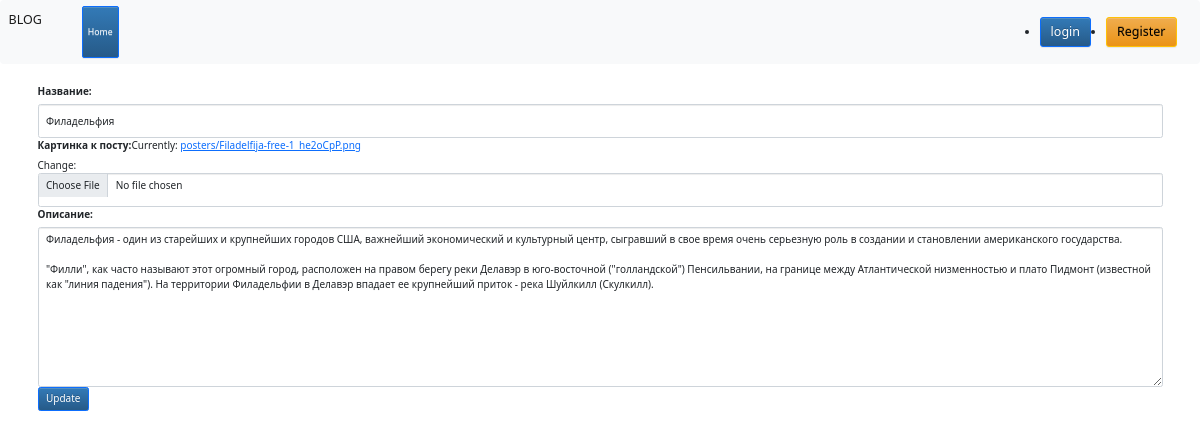
Page /update/4 on the committed database.
### test3/models.py (models this page shows, shortened)
class Post(models.Model):
    author = models.ForeignKey(User, on_delete=models.CASCADE, verbose_name='Автор', blank=True, null=True)
    name = models.CharField(max_length=240, verbose_name="Название")
    intro = models.TextField(verbose_name="Описание")
    create_date = models.DateTimeField(auto_now=True)
    poster = models.ImageField(verbose_name="Картинка к посту", upload_to='posters/')

### test3/views.py (the view)
# urls.py: path('update/<int:pk>', ArticleUpdateView.as_view(), name='update'),
class ArticleUpdateView(UpdateView):
    model = Post
    template_name = "edit_page.html"
    form_class = ArticleForm
    success_url = reverse_lazy('home')
    def get_context_data(self, **kwargs):
        kwargs['update'] = True
        return super().get_context_data(**kwargs)

### test3/forms.py
class ArticleForm(forms.ModelForm):
    class Meta:
        model = Post
        fields = ('name',
                  'poster',
                  'intro')
    def __init__(self, *args, **kwargs):
        super().__init__(*args, **kwargs)
        for field in self.fields:
            self.fields[field].widget.attrs['class'] = 'form-control'

### test3/templates/edit_page.html (shortened to what this page needs)
{% extends 'test3/index.html' %}
{% block content %}
    {% if update %}
            <div class="container overflow-hidden">
        <div class="row gx-5">
            <div class="col">
                <form id="update_data" method="post">
    {{ form }}
                </form>
                <button form="update_data" type="submit" class="btn btn-primary">Update</button>
            </div>
        </div>
            </div>
{% endif %}
{% endblock %}

### test3/templates/test3/index.html (shortened to what this page needs)
{% load static %}
<!DOCTYPE html>
<html lang="en">
<head>
    <link rel="stylesheet" href="//maxcdn.bootstrapcdn.com/bootstrap/3.2.0/css/bootstrap.min.css">
    <link rel="stylesheet" href="//maxcdn.bootstrapcdn.com/bootstrap/3.2.0/css/bootstrap-theme.min.css">
    <link href="https://cdn.jsdelivr.net/npm/bootstrap@5.0.1/dist/css/bootstrap.min.css" rel="stylesheet"
>
    <link rel="stylesheet" href="{% static 'css/style.css' %}" type="text/css">
</head>
<body>
<nav class="navbar navbar-expand-md navbar-light bg-light">
    <div class="container-fluid">
        <a class="navbar-brand">BLOG</a>
        <div class="collapse navbar-collapse" id="navbarSupportedContent">
            <ul class="navbar-nav me-auto mb-2 mb-lg-0">
                <li class="nav-item">
                    <a class="btn btn-primary btn-sm" href="{% url "home" %}" role="button">Home</a>
                </li>
            </ul>
            {% if user.is_authenticated %}
                <h3>{{ request.user }}</h3>
                <li class="nav-item">
                    <a class="btn btn-danger" href="{% url "logout" %}" role="button" aria-pressed="true">logout</a>
                </li>
                </div>
                </div></nav>
            {% else %}
                <li class="nav-item">
                    <a class="btn btn-primary btn-lg" href="{% url "login" %}" role="button"
                       aria-pressed="true">login</a>
                </li>
                <li class="nav-item">
                    <a href="{% url "register" %}" class="btn btn-warning btn-lg" role="button"
                       aria-pressed="true">Register</a>
                </li>
                </div>
                </div>
                </nav>
            {% endif %}
{% block content %}
{% endblock %}
</body>
</html>

### test3/static/css/style.css (style rules this page uses)
body { background: url("/media/backg.jpg") no-repeat; -moz-background-size: 100%; -webkit-background-size: 100%; background-size: 100%; }

### rows in the picture
Post: name "Филадельфия", intro "Филадельфия - один из старейших и крупнейших городов США, важнейший экономический и культурный центр, сыгравший в свое время очень серьезную роль в создании и становлении американского государства. \"Филли\", как часто называют этот огромный город, расположен на правом берегу реки Делавэр в юго-восточной (\"голландской\") Пенсильвании, на границе между Атлантической низменностью и плато Пидмонт (известной как \"линия падения\"). На территории Филадельфии в Делавэр впадает ее крупнейший приток - река Шуйлкилл (Скулкилл)."
